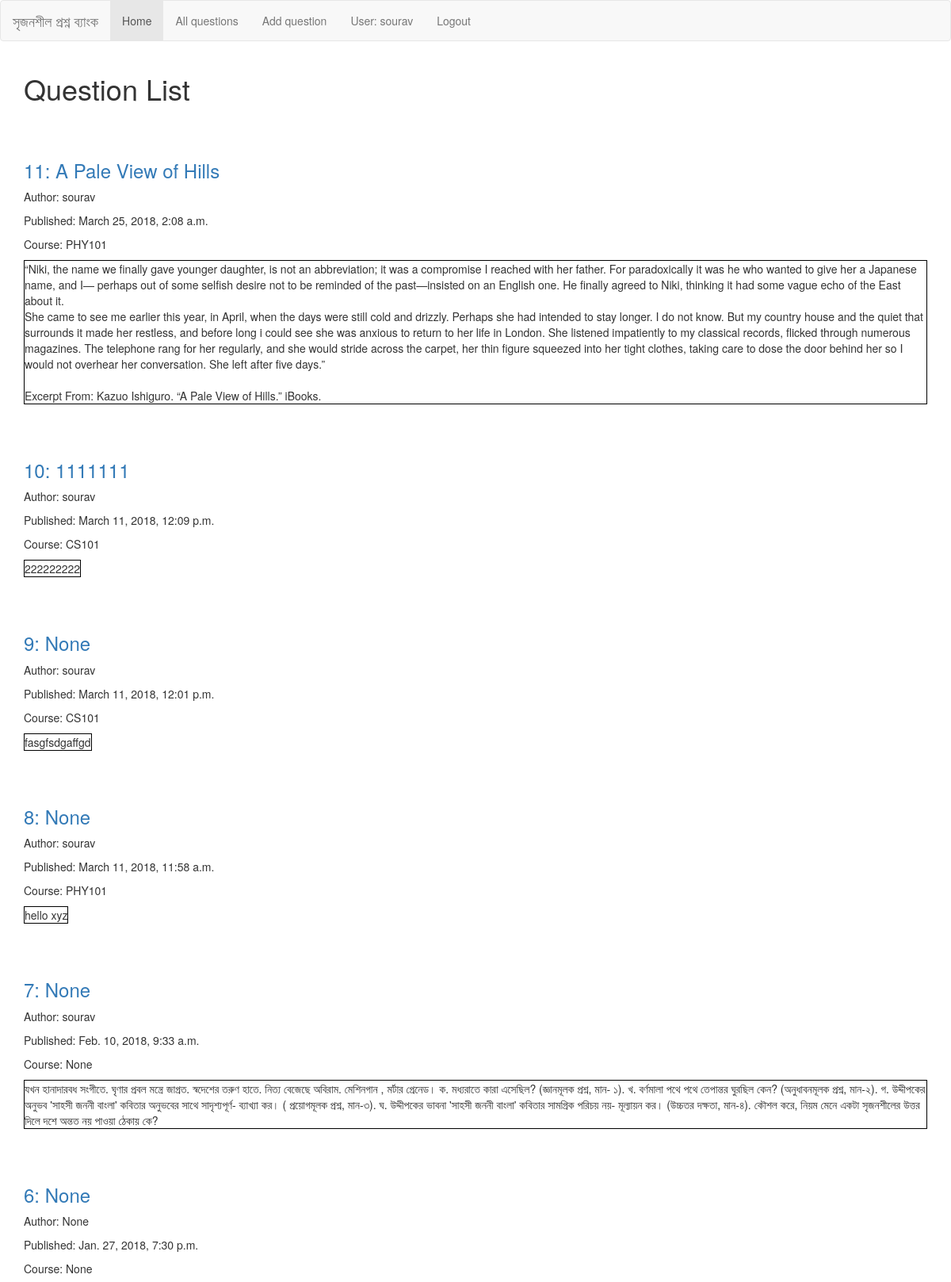
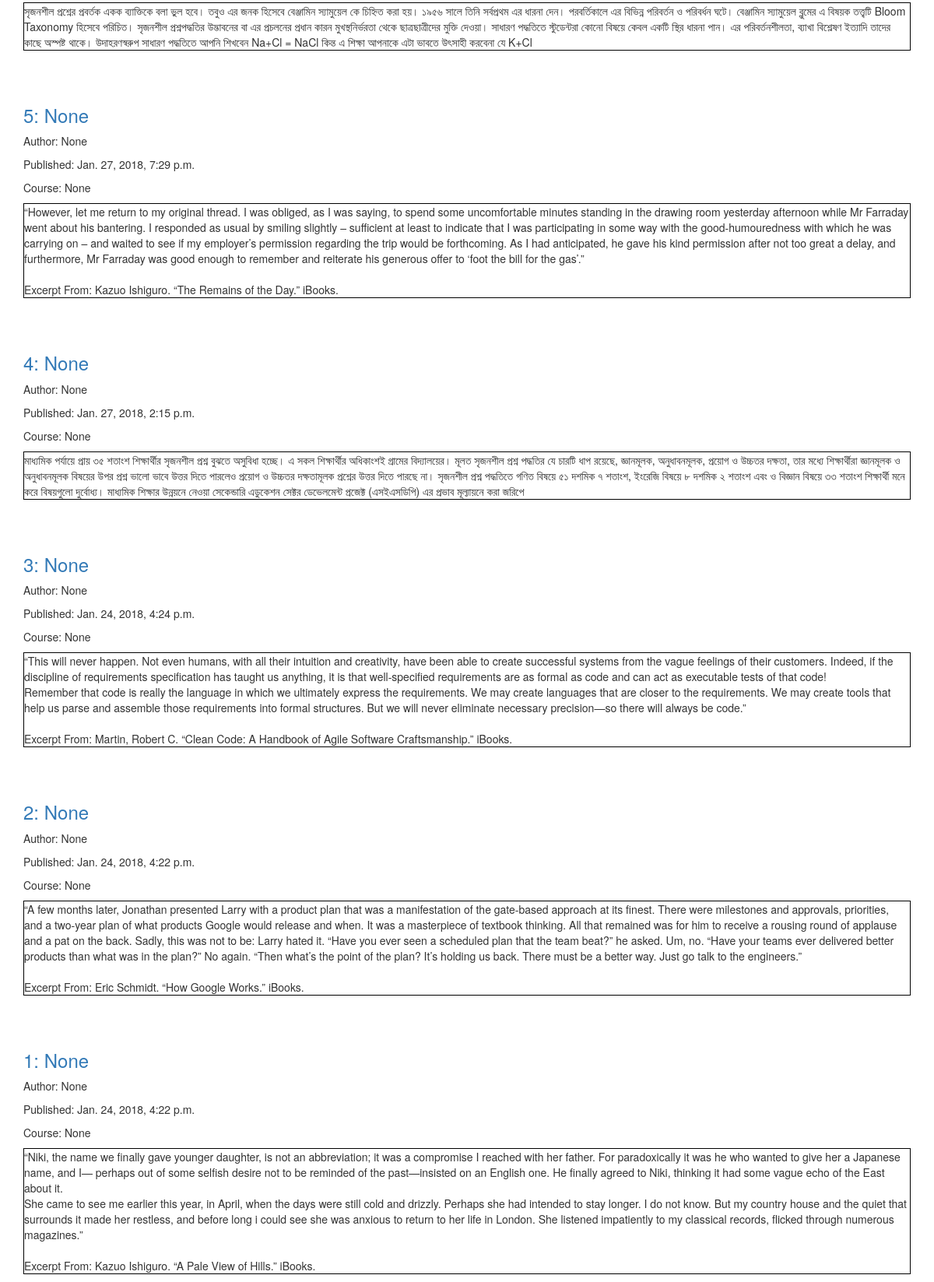
Screenshot of /questions/ (signed in) with the database file from the repository (2 pictures, top to bottom).
### add_content/models.py (models this page shows, shortened)
class Question(models.Model):
    question_name = models.TextField(max_length=300, null=True)
    question_text = models.TextField(max_length=3000)
    user = models.ForeignKey(
        settings.AUTH_USER_MODEL,
        on_delete=models.CASCADE,
        null=True,
    )
    pub_date = models.DateTimeField("Date published")
    STATUS_CHOICES = (
        (ACCEPTED, "Accepted"),
        (PENDING, "Pending"),
        (DISCARDED, "Discarded"),
        (OUTDATED, "Outdated"),
        (USED, "Used"),
        (DELETED, "Deleted"),
    )
    status = models.CharField(
        max_length=9,
        choices=STATUS_CHOICES,
        default=PENDING,
        null=True,
    )
    course = models.ForeignKey(
        Course,
        on_delete=models.CASCADE,
        null=True,
    )

class Course(models.Model):
    course_code = models.CharField(max_length=10)
    class_no = models.CharField(max_length=10)
    subject = models.CharField(max_length=10)
    def __str__(self):
        return self.course_code

### add_content/views.py (the view)
# urls.py: path('', views.IndexView.as_view(), name='index'),
class IndexView(LoginRequiredMixin, generic.ListView):
    template_name = 'add_content/index.html'
    context_object_name = 'latest_question_list'
    def get_queryset(self):
        return Question.objects.order_by('-pub_date')

### add_content/templates/add_content/index.html
{% extends "base_generic.html" %}
{% block content %}
{% if user.is_authenticated %}
    <h1>Question List</h1>
    {% if latest_question_list %}
    {% for question in latest_question_list %}
        <br><br>
        <h3><a href="{% url 'questions:detail' question.id %}">
            {{ question.id }}: {{question.question_name}}</a></h3>
        <p>Author: {{ question.user }}</p>
        <p>Published: {{ question.pub_date }}</p>
        <p>Course: {{ question.course }}</p>
        <p class="question-detail-div">{{ question.question_text|linebreaksbr }}</p>
        {% endfor %}
    {% else %}
        <p>No polls are available.</p>
    {% endif %}
{% else %}
    <p>Sorry, You cannot see this page.</p>
{% endif %}
{% endblock %}

### add_content/templates/base_generic.html (shortened to what this page needs)
<!DOCTYPE html>
<html lang="en">
<head>
  <link rel="stylesheet" href="https://maxcdn.bootstrapcdn.com/bootstrap/3.3.7/css/bootstrap.min.css">
  {% load static %}
  <link rel="stylesheet" href="/static/css/styles.css">
</head>
<body>
  {% block navbar %}
  <nav class="navbar navbar-default">
    <div class="container-fluid">
      <div class="navbar-header">
        <a class="navbar-brand" href="#">সৃজনশীল প্রশ্ন ব্যাংক</a>
      </div>
      <ul class="nav navbar-nav">
        <li class="active"><a href="{% url 'questions:index' %}">Home</a></li>
        <li><a href="#">All questions</a></li>
        <li><a href="{% url 'questions:add_question' %}">Add question</a></li>
        {% if user.is_authenticated %}
        <li><a href="{% url 'questions:profile' %}">User: {{ user.get_username }}</a></li>
        <li><a href="{% url 'logout'%}">Logout</a></li>
        {% else %}
        <li><a href="{% url 'login'%}">Login</a></li>
        {% endif %}
      </ul>
    </div>
  </nav>
  {% endblock %}
  <div class="container">
    {% block content %}{% endblock %}
  </div>
</body>
</html>

### add_content/static/css/styles.css (style rules this page uses)
.question-detail-div { border: 1px solid black; width: fit-content; }

### rows the page displays
Question: id "11", question_name "A Pale View of Hills", user "sourav", pub_date "March 25, 2018, 2:08 a.m.", course "PHY101", question_text "“Niki, the name we finally gave younger daughter, is not an abbreviation; it was a compromise I reached with her father. For paradoxically it was he who wanted to give her a Japanese name, and I— perhaps out of some selfish desire not to be reminded of the past—insisted on an English one. He finally agreed to Niki, thinking it had some vague echo of the East about it. She came to see me earlier this year, in April, when the days were still cold and drizzly. Perhaps she had intended to stay longer. I do not know. But my country house and the quiet that surrounds it made her restless, and before long i could see she was anxious to return to her life in London. She listened impatiently to my…"
Question: id "10", question_name "1111111", user "sourav", pub_date "March 11, 2018, 12:09 p.m.", course "CS101", question_text "222222222"
Question: id "9", question_name "None", user "sourav", pub_date "March 11, 2018, 12:01 p.m.", course "CS101", question_text "fasgfsdgaffgd"
Question: id "8", question_name "None", user "sourav", pub_date "March 11, 2018, 11:58 a.m.", course "PHY101", question_text "hello xyz"
Question: id "7", question_name "None", user "sourav", pub_date "Feb. 10, 2018, 9:33 a.m.", course "None", question_text "যখন হানাদারবধ সংগীতে. ঘৃণার প্রবল মন্ত্রে জাগ্রত. স্বদেশের তরুণ হাতে. নিত্য বেজেছে অবিরাম. মেশিনগান , মর্টার গ্রেনেড। ক. মধ্যরাতে কারা এসেছিল? (জ্ঞানমূলক প্রশ্ন, মান- ১). খ. বর্ণমালা পথে পথে তেপান্তর ঘুরছিল কেন? (অনুধাবনমূলক প্রশ্ন, মান-২). গ. উদ্দীপকের অনুভব 'সাহসী জননী বাংলা' কবিতার অনুভবের সাথে সাদৃশ্যপূর্ণ- ব্যাখ্যা কর। ( প্রয়োগমূলক প্রশ্ন, মান-৩). ঘ. উদ্দীপকের ভাবনা 'সাহসী জননী বাংলা' কবিতার সামগ্রিক পরিচয় নয়- মূল্যায়ন কর। (উচ্চতর দক্ষতা, মান-৪). কৌশল করে, নিয়ম মেনে একটা সৃজনশীলের উত্তর দিলে দশে অন্তত নয় পাওয়া ঠেকায় কে?"
Question: id "6", question_name "None", user "None", pub_date "Jan. 27, 2018, 7:30 p.m.", course "None", question_text "সৃজনশীল প্রশ্নের প্রবর্তক একক ব্যাক্তিকে বলা ভুল হবে। তবুও এর জনক হিসেবে বেঞ্জামিন স্যামুয়েল কে চিহ্নিত করা হয়। ১৯৫৬ সালে তিনি সর্বপ্রথম এর ধারনা দেন। পরবর্তিকালে এর বিভিন্ন পরিবর্তন ও পরিবর্ধন ঘটে। বেঞ্জামিন স্যামুয়েল ব্লুমের এ বিষয়ক তত্ত্বটি Bloom Taxonomy হিসেবে পরিচিত। সৃজনশীল প্রশ্নপদ্ধতির উদ্ভাবনের বা এর প্রচলনের প্রধান কারন মুখস্থনির্ভরতা থেকে ছাত্রছাত্রীদের মুক্তি দেওয়া। সাধারণ পদ্ধতিতে স্টুডেন্টরা কোনো বিষয়ে কেবল একটি স্থির ধারনা পান। এর পরিবর্তনশীলতা, ব্যাখা বিশ্লেষণ ইত্যাদি তাদের কাছে অস্পষ্ট থাকে। উদাহরণস্বরুপ সাধারণ পদ্ধতিতে আপনি শিখবেন Na+Cl = NaCl কিন্ত এ শিক্ষা আপনাকে এটা ভাবতে উৎসাহী করবেনা যে K+Cl"
Question: id "5", question_name "None", user "None", pub_date "Jan. 27, 2018, 7:29 p.m.", course "None", question_text "“However, let me return to my original thread. I was obliged, as I was saying, to spend some uncomfortable minutes standing in the drawing room yesterday afternoon while Mr Farraday went about his bantering. I responded as usual by smiling slightly – sufficient at least to indicate that I was participating in some way with the good-humouredness with which he was carrying on – and waited to see if my employer’s permission regarding the trip would be forthcoming. As I had anticipated, he gave his kind permission after not too great a delay, and furthermore, Mr Farraday was good enough to remember and reiterate his generous offer to ‘foot the bill for the gas’.” Excerpt From: Kazuo Ishiguro.…"
Question: id "4", question_name "None", user "None", pub_date "Jan. 27, 2018, 2:15 p.m.", course "None", question_text "মাধ্যমিক পর্যায়ে প্রায় ৩৫ শতাংশ শিক্ষার্থীর সৃজনশীল প্রশ্ন বুঝতে অসুবিধা হচ্ছে। এ সকল শিক্ষার্থীর অধিকাংশই গ্রামের বিদ্যালয়ের। মূলত সৃজনশীল প্রশ্ন পদ্ধতির যে চারটি ধাপ রয়েছে, জ্ঞানমূলক, অনুধাবনমূলক, প্রয়োগ ও উচ্চতর দক্ষতা, তার মধ্যে শিক্ষার্থীরা জ্ঞানমূলক ও অনুধাবনমূলক বিষয়ের উপর প্রশ্ন ভালো ভাবে উত্তর দিতে পারলেও প্রয়োগ ও উচ্চতর দক্ষতামূলক প্রশ্নের উত্তর দিতে পারছে না। সৃজনশীল প্রশ্ন পদ্ধতিতে গণিত বিষয়ে ৫১ দশমিক ৭ শতাংশ, ইংরেজি বিষয়ে ৮ দশমিক ২ শতাংশ এবং ও বিজ্ঞান বিষয়ে ৩৩ শতাংশ শিক্ষার্থী মনে করে বিষয়গুলো দুর্বোধ্য। মাধ্যমিক শিক্ষার উন্নয়নে নেওয়া সেকেন্ডারি এডুকেশন সেক্টর ডেভেলমেন্ট প্রজেক্ট (এসইএসডিপি) এর প্রভাব মূল্যায়নে করা জরিপে"
Question: id "3", question_name "None", user "None", pub_date "Jan. 24, 2018, 4:24 p.m.", course "None", question_text "“This will never happen. Not even humans, with all their intuition and creativity, have been able to create successful systems from the vague feelings of their customers. Indeed, if the discipline of requirements specification has taught us anything, it is that well-specified requirements are as formal as code and can act as executable tests of that code! Remember that code is really the language in which we ultimately express the requirements. We may create languages that are closer to the requirements. We may create tools that help us parse and assemble those requirements into formal structures. But we will never eliminate necessary precision—so there will always be code.” Excerpt From:…"
Question: id "2", question_name "None", user "None", pub_date "Jan. 24, 2018, 4:22 p.m.", course "None", question_text "“A few months later, Jonathan presented Larry with a product plan that was a manifestation of the gate-based approach at its finest. There were milestones and approvals, priorities, and a two-year plan of what products Google would release and when. It was a masterpiece of textbook thinking. All that remained was for him to receive a rousing round of applause and a pat on the back. Sadly, this was not to be: Larry hated it. “Have you ever seen a scheduled plan that the team beat?” he asked. Um, no. “Have your teams ever delivered better products than what was in the plan?” No again. “Then what’s the point of the plan? It’s holding us back. There must be a better way. Just go talk to the…"
Question: id "1", question_name "None", user "None", pub_date "Jan. 24, 2018, 4:22 p.m.", course "None", question_text "“Niki, the name we finally gave younger daughter, is not an abbreviation; it was a compromise I reached with her father. For paradoxically it was he who wanted to give her a Japanese name, and I— perhaps out of some selfish desire not to be reminded of the past—insisted on an English one. He finally agreed to Niki, thinking it had some vague echo of the East about it. She came to see me earlier this year, in April, when the days were still cold and drizzly. Perhaps she had intended to stay longer. I do not know. But my country house and the quiet that surrounds it made her restless, and before long i could see she was anxious to return to her life in London. She listened impatiently to my…"

### other values shown
{{ user.get_username }} "sourav"
